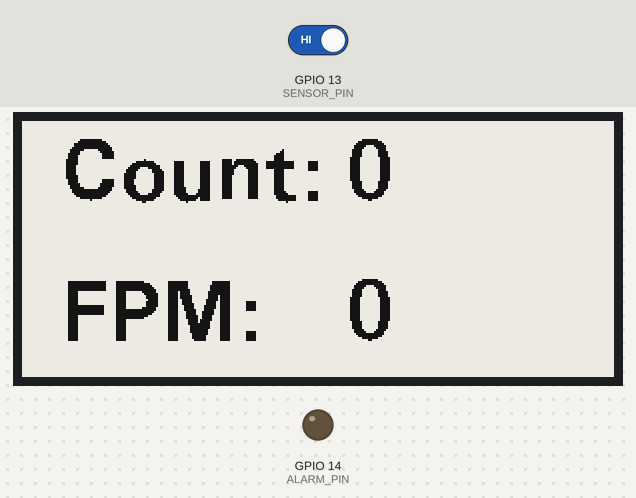
Recording of a sketch running on a simulated ESP32. Parts: 296×128 one-colour display, output pins drawn as LEDs (lit = HIGH). The test bench sets the inputs (shaded band); at power-on: GPIO 13 (SENSOR_PIN) HIGH.

Above: at 4.4 s.
4.5 s: GPIO 13 (SENSOR_PIN) driven LOW
At 6.7 s:
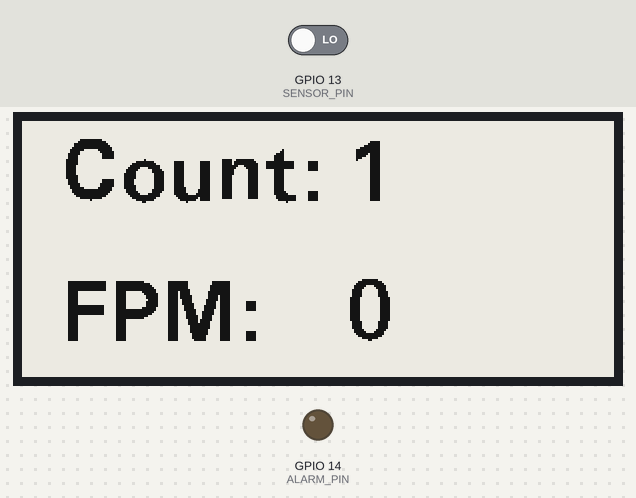
9.7 s: GPIO 13 (SENSOR_PIN) driven HIGH
At 10.4 s:
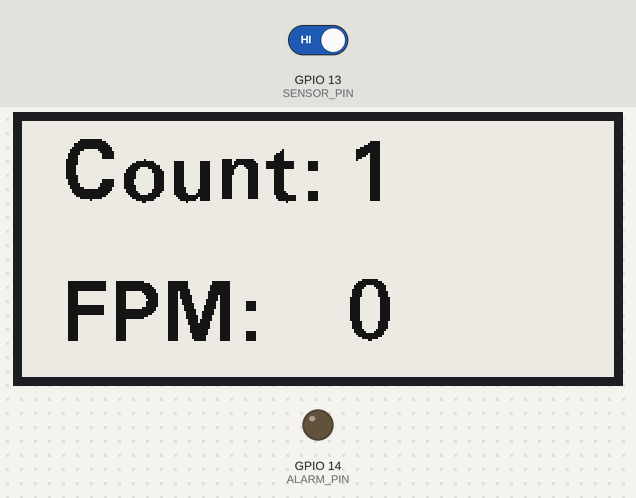
11.2 s: GPIO 13 (SENSOR_PIN) driven LOW
At 13.9 s:
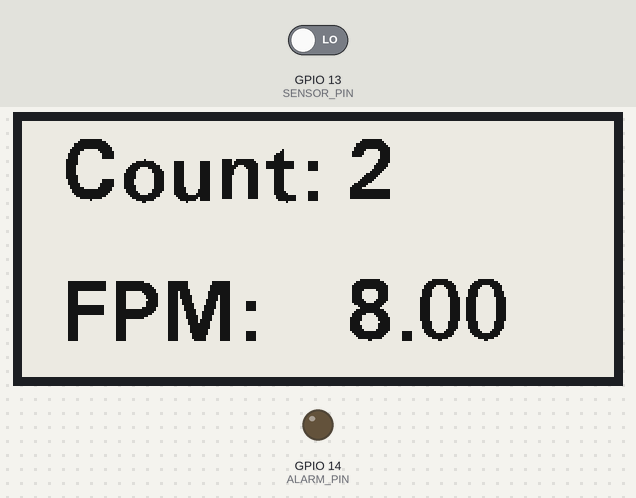
Timing chart, 0 to 18.3 s (numbered marks = the images above; inputs shaded):
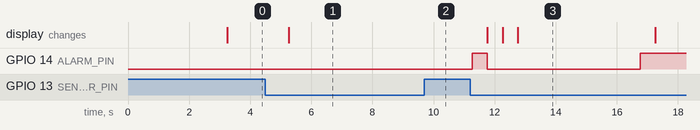

Measured:
- after the input at 4.5 s, the display: changes after 0.76 s (image 1)
- after the input at 9.7 s, GPIO 14 (ALARM_PIN): stays LOW (without the input it goes to HIGH after 0.06 s)
- after the input at 11.2 s, GPIO 14 (ALARM_PIN): LOW → HIGH after 0.06 s, → LOW 0.50 s later, → HIGH 5.0 s later; the display: first changes after 0.56 s (image 3 shows a later state)

The sketch:

EPD_TEST.ino
```cpp
#include "config.h"
#include <GxEPD2_BW.h> // including both doesn't use more code or ram
#include <GxEPD2_3C.h> // including both doesn't use more code or ram
#include <U8g2_for_Adafruit_GFX.h>


#if TEST
  GxEPD2_BW<GxEPD2_270, GxEPD2_270::HEIGHT> display(GxEPD2_270(/*CS=5*/ SS, /*DC=*/ 17, /*RST=*/ 16, /*BUSY=*/ 4)); // GDEW027W3, Waveshare 2.7"
#else
  GxEPD2_BW<GxEPD2_290_T94_V2, GxEPD2_290_T94_V2::HEIGHT> display(GxEPD2_290_T94_V2(/*CS=5*/ SS, /*DC=*/ 17, /*RST=*/ 16, /*BUSY=*/ 4)); // GDEM029T94, Waveshare 2.9" V2 variant
#endif

U8G2_FOR_ADAFRUIT_GFX u8g2Fonts;

////////////////////////////////
volatile unsigned long fishCounter = 0;
volatile boolean should_update_count = false;
volatile boolean isUp = false;
volatile unsigned long startTime = 0.0;
volatile unsigned long endTime = 0.0;
volatile unsigned long duration = 1;
volatile unsigned long next_reset = 0;


unsigned int time_buffer[BUFFER_SIZE] = { 0, 0, 0, 0, 0, 0, 0, 0, 0, 0, 0, 0, 0, 0, 0};
boolean full_buffer = false;
uint8_t buffer_position = 0;
boolean jammed = false;
unsigned long jam_countdown = 0;
unsigned long next_avg_reset = 0;

void updateText();
void updateProm();

////////////////////////////////

void IRAM_ATTR handleInterrupt(){
  isUp = !isUp;
  if (isUp) {
    if (startTime > 0) {
      endTime = millis();
      duration = (endTime - startTime);
    }
    fishCounter++;
    startTime = millis();
    should_update_count = true;
    setNextReset();
  }
}

void setup(){
  Serial.begin(115200);
  pinMode(ALARM_PIN, OUTPUT);
  initScreen();
  drawLabels();
  attachInterrupt(SENSOR_PIN, handleInterrupt, CHANGE);
  setNextReset();
}

void loop(){
  if (should_update_count) updateCount(fishCounter);

  if (next_avg_reset < millis()) resetAvg();

  if (next_reset < millis()) reset_values();

  if (jam_countdown != 0 && jam_countdown < millis())
    if (digitalRead(SENSOR_PIN)== LOW) isJamed();
}

// ================================= TODO MOVE SCREEN STUFF TO ANOTHER CLASS =================================

void initScreen(){
     display.init();
     display.setTextColor(GxEPD_BLACK);
     display.firstPage();
     display.setRotation(1);
     u8g2Fonts.begin(display);
     delay(1000);
     u8g2Fonts.setForegroundColor(GxEPD_BLACK);
     u8g2Fonts.setBackgroundColor(GxEPD_WHITE);
}
// --------------------------------------------------------> MOVE TO SCREEN CLASS

void drawLabels(){

     do{
       display.fillScreen(GxEPD_WHITE);
       u8g2Fonts.setFont(u8g2_font_fub30_tr);   //font is set
       u8g2Fonts.setCursor(X_LABELS, Y_COUNT);             //cursor(x,y)
       u8g2Fonts.print("Count: ");   //print the text
       u8g2Fonts.setCursor(X_LABELS, Y_PROM);             //cursor(x,y)
       u8g2Fonts.print("FPM: ");   //print the text
       u8g2Fonts.setCursor(X_STATUS + L_PADDING, Y_COUNT);
       u8g2Fonts.print(0);
       u8g2Fonts.setCursor(X_STATUS + L_PADDING, Y_PROM);
       u8g2Fonts.print(0);
     }while (display.nextPage());
}    // --------------------------------------------------------> MOVE TO SCREEN CLASS

void updateCount(const unsigned int value){
  resetJamTime();
  jam_countdown = JAMMED_TIME * SECS + millis();
  should_update_count = false;
  display.setPartialWindow(X_STATUS, 0, 200, 70);
  updateText(X_STATUS + L_PADDING, Y_COUNT, String(value).c_str());
  if (duration > 0 ) {
    // const float promedio = 60000/duration;
    // updateProm(promedio < 1000 ? promedio: 0);
    updateProm();
    next_avg_reset = AVG_RESET_TIME * SECS + millis();
  }
} // ----------------------------------> MOVE TO SCREEN CLASS

void updateProm(){
  if (jammed || duration < 100) return;
  time_buffer[buffer_position] = duration;
  const boolean position_reset = buffer_position + 1 > BUFFER_SIZE;
  if (!full_buffer && position_reset) full_buffer = true;
  buffer_position = position_reset ? 0 : buffer_position + 1;
  unsigned int sum = 0;
  for ( int i = 0; i < BUFFER_SIZE; i++ )
    sum += time_buffer[ i ];
  const uint8_t buffer_lenght = full_buffer ? BUFFER_SIZE : buffer_position;
  const float avg = sum > 1 ? (buffer_lenght * 60000)/ sum : 0;
  display.setPartialWindow(X_STATUS, 70, 200, 120);
  updateText(X_STATUS + L_PADDING, Y_PROM, String(avg < 1000 ? avg: 0).c_str());
} // ---------------------------------------------------> MOVE TO SCREEN CLASS

void updateText(const uint16_t x, const uint16_t y, const char *text){
    display.firstPage();
    do{
      display.fillScreen(GxEPD_WHITE);
      u8g2Fonts.setCursor(x, y);
      u8g2Fonts.print(text);
    }while(display.nextPage());
} // --------> MOVE TO SCREEN CLASS

void setNextReset(){
  next_reset = RESET_TIME * SECS + millis();
}

void reset_values(){
  // fishCounter = 0;
  // resetAvg();
}

void resetJamTime(){
  jam_countdown = 0;
  if (jammed) {
    jammed = false;
    digitalWrite(ALARM_PIN, LOW);
  }
}

void resetAvg(){
  if (jammed) return;
  full_buffer = false;
  for (size_t i = 0; i < BUFFER_SIZE; i++)
    time_buffer[i] = 0;
  buffer_position = 0;
  display.setPartialWindow(X_STATUS, 70, 200, 120);
  updateText(X_STATUS + L_PADDING, Y_PROM, "0");
}

void isJamed(){
  if (!jammed) {
    jammed = true;
    digitalWrite(ALARM_PIN, HIGH);
    u8g2Fonts.setFont(u8g2_font_fub20_tr);   //font is set
    display.setPartialWindow(X_STATUS, 70, 200, 120);
    updateText(X_STATUS + L_PADDING, Y_PROM, "JAMMED");
    u8g2Fonts.setFont(u8g2_font_fub30_tr);   //font is set
  }
}
```

config.h
```cpp
// ---------------------------> Time constants
#define AVG_RESET_TIME 4
#define RESET_TIME 7200
#define SECS 1000
#define JAMMED_TIME 5

// ---------------------------> Code flags
#define TEST false // <---------------------------> Change this to false for 2.9" screen
#define SENSOR_PIN 13
#define ALARM_PIN 14
#define BUFFER_SIZE 15

// ---------------------------> E-Paper variables
#define Y_COUNT 40
#define Y_PROM 110
#define L_PADDING 13
#define X_STATUS 150

#if TEST
  #define X_LABELS 10
#else
  #define X_LABELS 20
#endif
```
